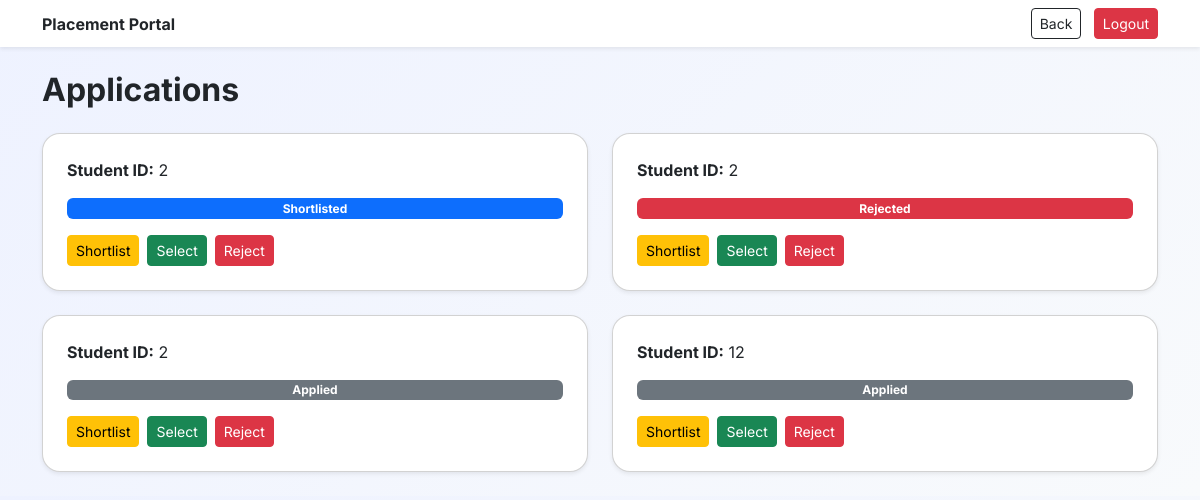
/company/applications/1 (signed in), run on an earlier commit of the app's database.
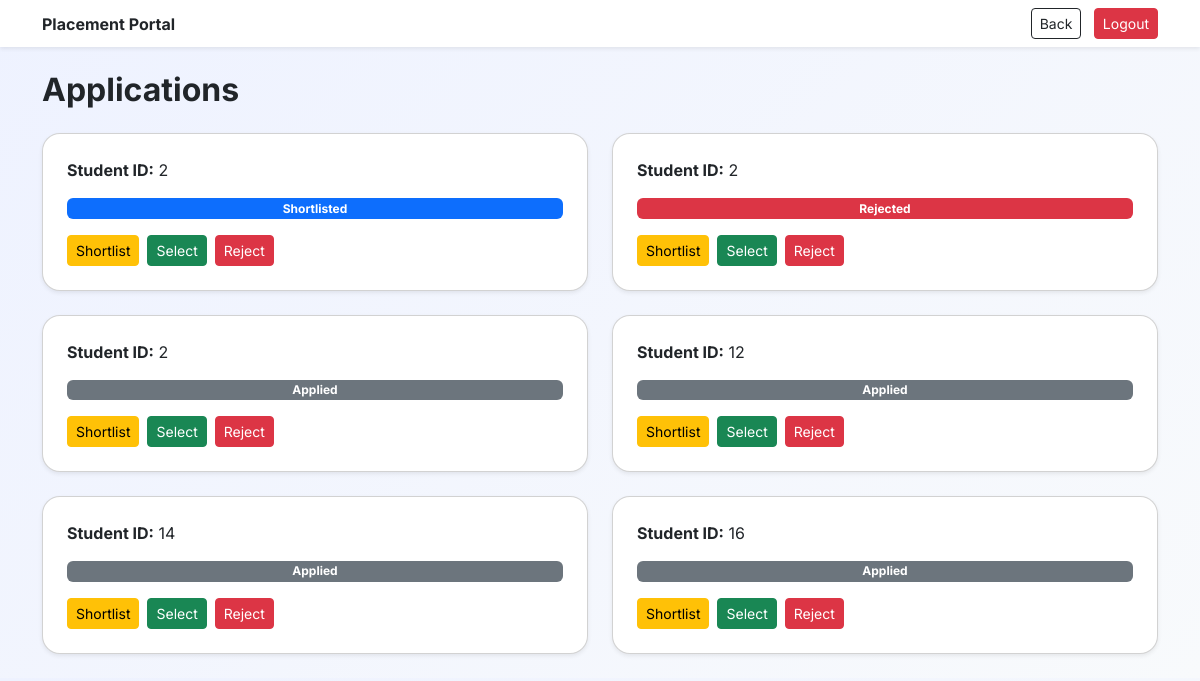
And on a later commit of the database.
### app.py (models this page shows)
class Application(db.Model):
    id = db.Column(db.Integer, primary_key=True)
    student_id = db.Column(db.Integer)
    drive_id = db.Column(db.Integer)
    status = db.Column(db.String(20), default="applied")

### app.py (the view)
@app.route("/company/applications/<int:drive_id>")
def view_applications(drive_id):
    if session.get("role") != "company":
        return redirect("/")
    applications = Application.query.filter_by(drive_id=drive_id).all()
    return render_template("company/all_applications.html", applications=applications)

### app.py (called while the page is built)
@app.before_request
def clear_session_on_restart():
    if not hasattr(app, "session_cleared"):
        session.clear()
        app.session_cleared = True

### templates/company/all_applications.html (shortened to what this page needs)
<!DOCTYPE html>
<html>
<head>
    <link href="https://cdn.jsdelivr.net/npm/bootstrap@5.3.0/dist/css/bootstrap.min.css" rel="stylesheet">
    <link rel="stylesheet" href="{{ url_for('static', filename='style.css') }}">
</head>
<body style="background: linear-gradient(135deg, #eef2ff, #f8fafc);">
<nav class="navbar navbar-light bg-white shadow-sm mb-4">
    <div class="container d-flex justify-content-between">
        <span class="fw-bold">Placement Portal</span>
        <div>
            <a href="/company/drives" class="btn btn-outline-dark btn-sm me-2">Back</a>
            <a href="/logout" class="btn btn-danger btn-sm">Logout</a>
        </div>
    </div>
</nav>
<div class="container">
<h2 class="fw-bold mb-4">Applications</h2>
<div class="row">
{% for app in applications %}
<div class="col-md-6">
    <div class="card p-4 mb-4 shadow-sm">
        <p><strong>Student ID:</strong> {{ app.student_id }}</p>
        {% if app.status == "selected" %}
            <span class="badge bg-success">Selected</span>
        {% elif app.status == "shortlisted" %}
            <span class="badge bg-primary">Shortlisted</span>
        {% elif app.status == "rejected" %}
            <span class="badge bg-danger">Rejected</span>
        {% else %}
            <span class="badge bg-secondary">Applied</span>
        {% endif %}
        <div class="mt-3 d-flex gap-2">
            <a href="/update_status/{{ app.id }}/shortlisted" class="btn btn-warning btn-sm">Shortlist</a>
            <a href="/update_status/{{ app.id }}/selected" class="btn btn-success btn-sm">Select</a>
            <a href="/update_status/{{ app.id }}/rejected" class="btn btn-danger btn-sm">Reject</a>
        </div>
    </div>
</div>
{% endfor %}
</div>
</div>
</body>
</html>

What changed in the data, as far as the page shows it:
added Application: student_id "14", status "Applied"
added Application: student_id "16", status "Applied"
